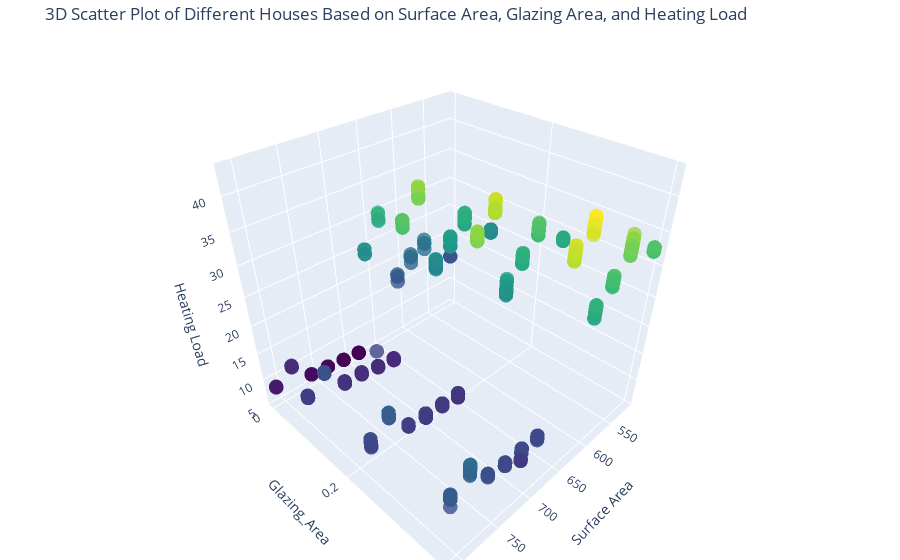

This figure's notebook cell:
### Markdown cell above
_3-Dimensional diagram_             (___Hover over the points to see the values___)

### Code cell
import plotly.graph_objects as go
import pandas as pd

# Load data
df = pd.read_csv("energy_efficiency_data.csv")
df.columns = [col.replace("AAPL.", "") for col in df.columns]

# Create 3D scatter plot
fig_3d_houses = go.Figure()

fig_3d_houses.add_trace(
    go.Scatter3d(
        x=df["Surface_Area"],
        y=df["Glazing_Area"],
        z=df["Heating_Load"],
        mode='markers',
        marker=dict(size=5, color=df["Heating_Load"], colorscale='Viridis', opacity=0.8),
        text=df["Orientation"],  # Optionally add text labels
        hovertemplate=
            'Surface Area: %{x}<br>' +
            'Glazing Area: %{y}<br>' +
            'Heating Load: %{z}<br>' +
            'Orientation: %{text}'
    )
)

# Set titles and layout
fig_3d_houses.update_layout(
    title="3D Scatter Plot of Different Houses Based on Surface Area, Glazing Area, and Heating Load",
    scene=dict(
        xaxis_title='Surface Area',
        yaxis_title='Glazing_Area',
        zaxis_title='Heating Load'
    ),
    margin=dict(l=0, r=0, b=0, t=40)
)

# Show plot
fig_3d_houses.show()

### Figure 1 — Plotly figure (JSON) as saved in the notebook; plotly's stock layout.template omitted (floating-point values rounded to 4 significant figures; data arrays with more than 128 entries replaced by an {"elided": "..."} marker saying what was removed)
{"data": [{"hovertemplate": "Surface Area: %{x}<br>Glazing Area: %{y}<br>Heating Load: %{z}<br>Orientation: %{text}", "marker": {"color": {"elided": "768 float values"}, "colorscale": [[0, "#440154"], [0.1111, "#482878"], [0.2222, "#3e4989"], [0.3333, "#31688e"], [0.4444, "#26828e"], [0.5556, "#1f9e89"], [0.6667, "#35b779"], [0.7778, "#6ece58"], [0.8889, "#b5de2b"], [1, "#fde725"]], "opacity": 0.8, "size": 5}, "mode": "markers", "text": {"elided": "768 int values"}, "type": "scatter3d", "x": {"elided": "768 float values"}, "y": {"elided": "768 float values"}, "z": {"elided": "768 float values"}}], "layout": {"margin": {"b": 0, "l": 0, "r": 0, "t": 40}, "scene": {"xaxis": {"title": {"text": "Surface Area"}}, "yaxis": {"title": {"text": "Glazing_Area"}}, "zaxis": {"title": {"text": "Heating Load"}}}, "title": {"text": "3D Scatter Plot of Different Houses Based on Surface Area, Glazing Area, and Heating Load"}}}
